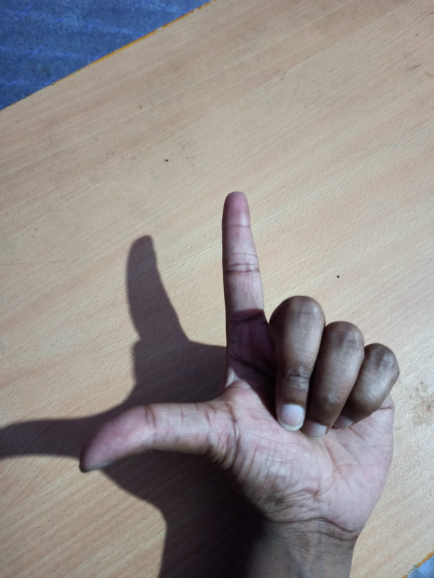
#> input picture Mosiac_project/gesture/L shape.jpeg, 868 x 1156 px (shown at 1/2 size)
$ python -i img_thresholding.py   (imports and definitions only)   (older library calls are emulated)
#> lines starting #> are read from the running program, lines starting #| are printed output that depends on the picture; after the words box and inside, x2 and y2 are one past the last pixel; in counts of white or black regions, pixels touching at a corner belong together
#> further down, picture is the input picture: shape (1156, 868, 3); mean B, G, R 139.6, 140.8, 146.5
# -*- coding: utf-8 -*-
"""
Created on Wed Apr  5 19:47:04 2017

@author: pc
"""

import cv2
import numpy as np
import math, time


hsv_thresh_lower=180
gaussian_ksize=11
gaussian_sigma=0
morph_elem_size=12
median_ksize=3

'''
capture_box_count=9
capture_box_dim=20
capture_box_sep_x=8
capture_box_sep_y=18
capture_pos_x=480
capture_pos_y=150
cap_region_x_begin=0.5 # start point/total width
cap_region_y_end=0.8 # start point/total width


def getting_hsv_histogram(frame_in,box_x,box_y):
    hsv = cv2.cvtColor(frame_in, cv2.COLOR_BGR2HSV)
    ROI = np.zeros([capture_box_dim*capture_box_count,capture_box_dim,3], dtype=hsv.dtype)
    for i in range(capture_box_count):
        ROI[i*capture_box_dim:i*capture_box_dim+capture_box_dim,0:capture_box_dim] = hsv[box_y[i]:box_y[i]+capture_box_dim,box_x[i]:box_x[i]+capture_box_dim]
    hand_hist = cv2.calcHist([ROI],[0, 1], None, [200, 256], [0, 200, 0, 256])
    cv2.normalize(hand_hist,hand_hist, 0, 255, cv2.NORM_MINMAX)
    return hand_hist
'''

# 2. Filters and threshold
def thresholding(frame_in,hand_hist):

    frame_in = cv2.medianBlur( frame_in, 3)
    hsv = cv2.cvtColor( frame_in, cv2.COLOR_BGR2HSV)
#> hsv: shape (1156, 868, 3); mean H, S, V 60, 38.2, 152.1
    back_projection = cv2.calcBackProject( [hsv], [0,1], hand_hist, [0,200,0,256], 1)
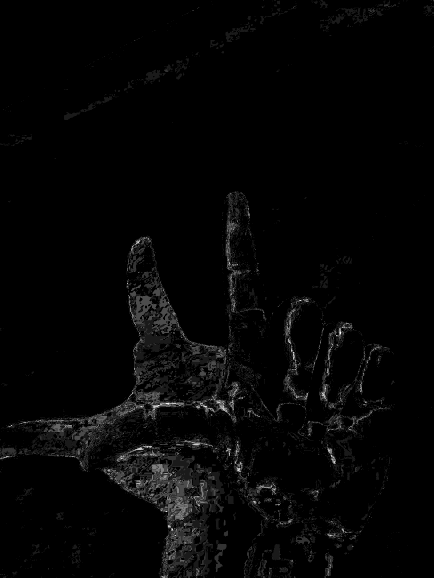
#> back_projection: shape (1156, 868) (shown at 1/2 size); min 0, max 255, mean 5.2
    disc = cv2.getStructuringElement( cv2.MORPH_ELLIPSE, ( morph_elem_size, morph_elem_size))
    cv2.filter2D( back_projection, -1, disc, back_projection)
    back_projection = cv2.GaussianBlur( back_projection,( gaussian_ksize, gaussian_ksize), gaussian_sigma)
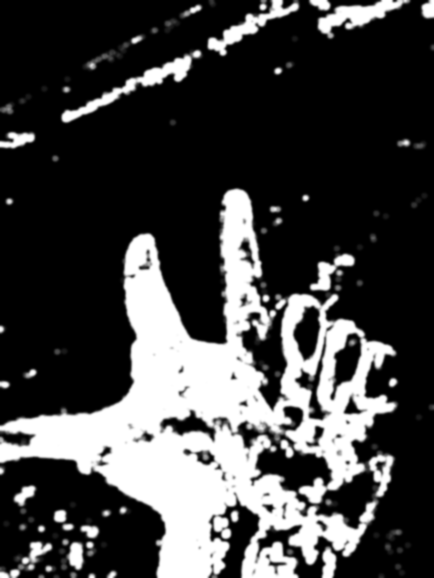
#> back_projection: shape (1156, 868) (shown at 1/2 size); min 0, max 255, mean 66.9
    back_projection = cv2.medianBlur( back_projection, median_ksize)
    ret, thresh = cv2.threshold( back_projection, hsv_thresh_lower, 255, 0)
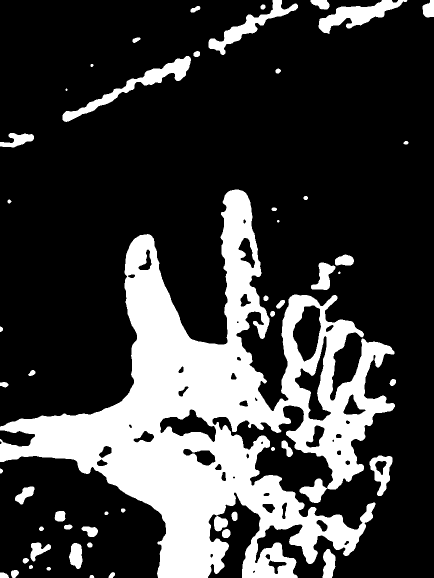
#> thresh: shape (1156, 868) (shown at 1/2 size); 23.9% white; 54 white regions (2 under 20 px)
#> ret = 180

    #thresh1 = thresh
    #thresh = cv2.merge((thresh,thresh, thresh))

    #res = cv2.bitwise_and(frame_in, thresh)

    return thresh


def roi(frame_original):


    #box_pos_x=np.array([capture_pos_x,capture_pos_x+capture_box_dim+capture_box_sep_x,capture_pos_x+2*capture_box_dim+2*capture_box_sep_x,capture_pos_x,capture_pos_x+capture_box_dim+capture_box_sep_x,capture_pos_x+2*capture_box_dim+2*capture_box_sep_x,capture_pos_x,capture_pos_x+capture_box_dim+capture_box_sep_x,capture_pos_x+2*capture_box_dim+2*capture_box_sep_x],dtype=int)
    #box_pos_y=np.array([capture_pos_y,capture_pos_y,capture_pos_y,capture_pos_y+capture_box_dim+capture_box_sep_y,capture_pos_y+capture_box_dim+capture_box_sep_y,capture_pos_y+capture_box_dim+capture_box_sep_y,capture_pos_y+2*capture_box_dim+2*capture_box_sep_y,capture_pos_y+2*capture_box_dim+2*capture_box_sep_y,capture_pos_y+2*capture_box_dim+2*capture_box_sep_y],dtype=int)

    hand_histogram=np.loadtxt("hand_histogram.csv", delimiter=",", dtype = 'float32')
    #hand_histogram=getting_hsv_histogram(frame_original,box_pos_x,box_pos_y)

    areaArray = []
    thresh = thresholding( frame_original, hand_histogram)
    #cv2.imshow('Hand Gesture Recognition v5.0',thresh2)
    contour_frame = np.copy(thresh)
    _, contours, hierarchy = cv2.findContours( contour_frame, cv2.RETR_TREE, cv2.CHAIN_APPROX_SIMPLE)
#> contours = 97 contours, 8 with area under 20; largest, box (x1, y1, x2, y2) and area: (0, 379, 790, 1156) 227157, (125, 112, 382, 244) 5030, (637, 0, 815, 68) 4406, (585, 610, 643, 724) 4358, (417, 0, 596, 110) 3840

    for i, c in enumerate(contours):
        area = cv2.contourArea(c)
        areaArray.append(area)
#> this loop made 97 passes
#> area on passes 1 to 12: 35.5, 138.5, 87.5, 171, 40, 40.5, 88, 1052, 986.5, 73.5, 714.5, 225.5
#> after the loop, areaArray = 97 values, max 227157 at index 40, min 10 at index 85, mean 2840.3


    sorteddata = sorted(zip(areaArray, contours), key=lambda x: x[0], reverse=True)
#> sorteddata = 97 items

    #find the nth largest contour [n-1][1], in this case 2
    largestcontour = sorteddata[0][1]
#> largestcontour = contour of 2966 points, box (x1, y1, x2, y2) (0, 379, 790, 1156), area 227157

    #cv2.drawContours(frame_original, [largestcontour], 0, (0,255,0), 3)

    (x, y, w, h) = cv2.boundingRect(largestcontour)
#> x = 0; y = 379; w = 790; h = 777
    roi = frame_original[y:y+h, x:x+w]
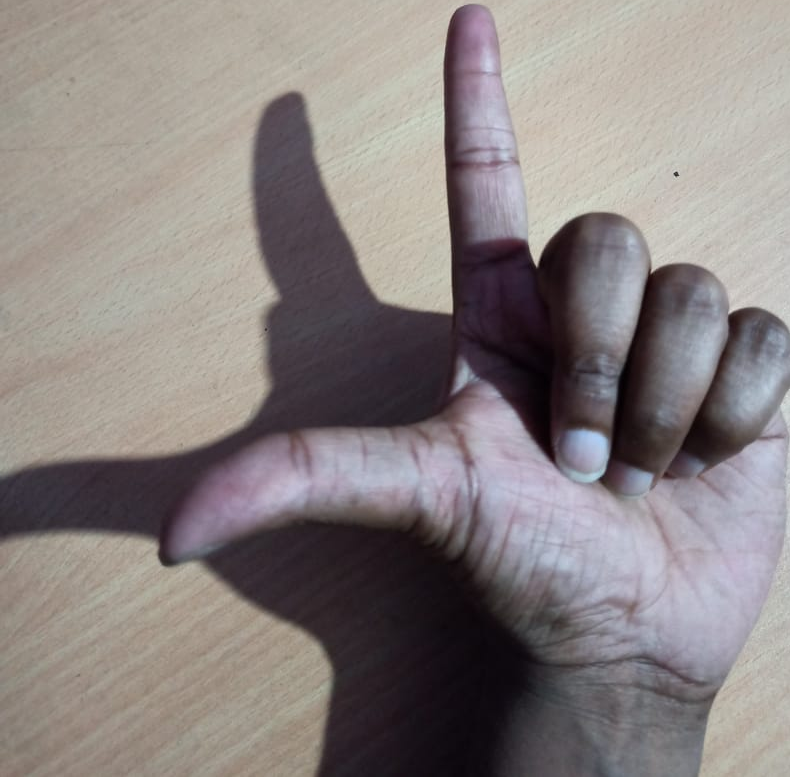
#> roi: shape (777, 790, 3); mean B, G, R 129.2, 130.3, 137.8
    #gray= cv2.cvtColor(roi,cv2.COLOR_BGR2GRAY)
    roi = cv2.resize( roi, (152, 152), interpolation = cv2.INTER_CUBIC)
#> roi: shape (152, 152, 3)
    #roi, thresh2 = thresholding(roi, hand_histogram)
    gray = cv2.cvtColor( roi, cv2.COLOR_BGR2GRAY)
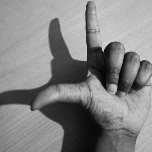
#> gray: shape (152, 152); min 2, max 221, mean 132.4
    blur = cv2.GaussianBlur( gray, (5,5), 0)
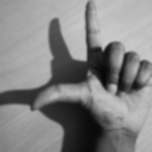
#> blur: shape (152, 152); min 6, max 204, mean 132.4
    ret, roi = cv2.threshold( blur, 10, 255, cv2.THRESH_BINARY_INV+cv2.THRESH_OTSU)
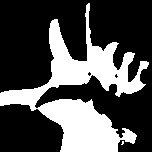
#> roi: shape (152, 152); 30.9% white; 2 white regions (1 under 20 px), largest, box (x1, y1, x2, y2) and area: (0, 3, 149, 152) 7132
#> ret = 111


    # Display frame in a window
    #cv2.imshow('Hand Gesture',frame_original)
    #cv2.imshow('Hand Gesture2',roi)

    return roi


>>> import cv2
>>> picture = cv2.imread('gesture/L shape.jpeg')
>>> result = roi(picture)

$ run again, on Mosiac_project/gesture/five.jpeg
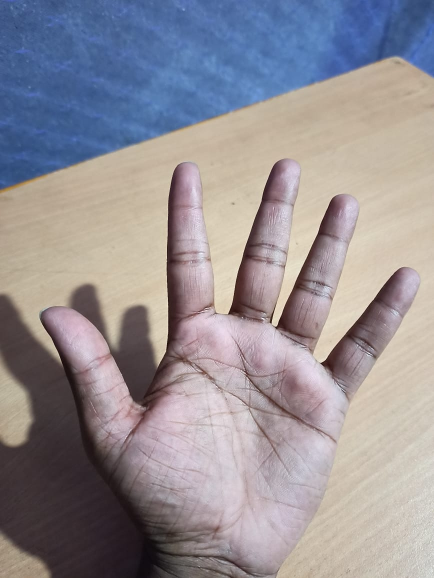
#> input picture Mosiac_project/gesture/five.jpeg, 868 x 1156 px (shown at 1/2 size)
#> picture is the input picture: shape (1156, 868, 3); mean B, G, R 149.6, 143.8, 148.9
#> hsv: shape (1156, 868, 3); mean H, S, V 86.3, 58.9, 166.2
#> in thresholding, `ret, thresh = cv2.threshold( back_projection, hsv_thresh_lower, 255, 0)`:
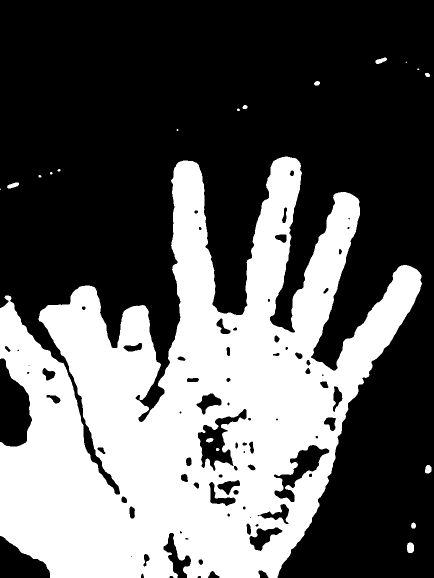
#> thresh: shape (1156, 868) (shown at 1/2 size); 37.2% white; 19 white regions (4 under 20 px)
#> in thresholding, `ret, thresh = cv2.threshold( back_projection, hsv_thresh_lower, 255, 0)`: ret = 180
#> contours = 91 contours, 20 with area under 20; largest, box (x1, y1, x2, y2) and area: (0, 313, 844, 1156) 388034, (395, 817, 494, 943) 4654, (547, 889, 660, 1005) 4179, (498, 1054, 566, 1103) 1514, (392, 786, 444, 830) 1066
#> the loop in roi, `for i, c in enumerate(contours):` made 91 passes
#> area on passes 1, 2, 3, 5, 9, 10, 12, 13: 229.5, 78, 158, 153.5, 388033.5, 88.5, 197.5, 23.5
#> after the loop in roi, `for i, c in enumerate(contours):`: areaArray = 91 values, max 388033.5 at index 8, min 1 at index 3, mean 4510.2
#> sorteddata = 91 items
#> largestcontour = contour of 2716 points, box (x1, y1, x2, y2) (0, 313, 844, 1156), area 388034
#> x = 0; y = 313; w = 844; h = 843
#> in roi, `ret, roi = cv2.threshold( blur, 10, 255, cv2.THRESH_BINARY_INV+cv2.THR..`:
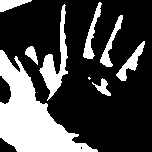
#> roi: shape (152, 152); 28.3% white; 9 white regions (1 under 20 px), largest, box (x1, y1, x2, y2) and area: (0, 50, 98, 152) 4163, (39, 4, 68, 101) 885, (116, 41, 145, 81) 345
#> in roi, `ret, roi = cv2.threshold( blur, 10, 255, cv2.THRESH_BINARY_INV+cv2.THR..`: ret = 128

$ run again, on Mosiac_project/gesture/four.jpeg
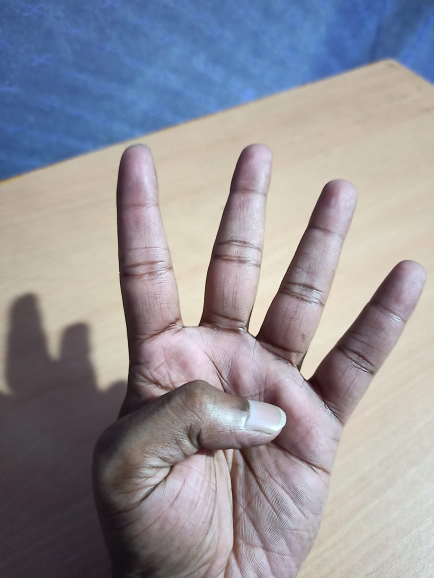
#> input picture Mosiac_project/gesture/four.jpeg, 868 x 1156 px (shown at 1/2 size)
#> picture is the input picture: shape (1156, 868, 3); mean B, G, R 153.3, 145.4, 147.1
#> hsv: shape (1156, 868, 3); mean H, S, V 87.1, 54, 166
#> thresh: shape (1156, 868); 38.6% white; 18 white regions (1 under 20 px)
#> in thresholding, `ret, thresh = cv2.threshold( back_projection, hsv_thresh_lower, 255, 0)`: ret = 180
#> contours = 99 contours, 10 with area under 20; largest, box (x1, y1, x2, y2) and area: (0, 284, 853, 1156) 409359, (404, 785, 572, 872) 7500, (246, 824, 365, 896) 3264, (224, 905, 289, 997) 2370, (633, 806, 675, 921) 2283
#> the loop in roi, `for i, c in enumerate(contours):` made 99 passes
#> area on passes 1 to 8: 654.5, 1177, 138, 57.5, 86, 1004, 2170, 1451
#> after the loop in roi, `for i, c in enumerate(contours):`: areaArray = 99 values, max 409359 at index 13, min 1 at index 9, mean 4569.1
#> sorteddata = 99 items
#> largestcontour = contour of 2740 points, box (x1, y1, x2, y2) (0, 284, 853, 1156), area 409359
#> x = 0; y = 284; w = 853; h = 872
#> in roi, `ret, roi = cv2.threshold( blur, 10, 255, cv2.THRESH_BINARY_INV+cv2.THR..`:
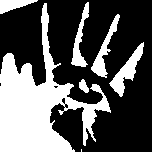
#> roi: shape (152, 152); 35.2% white; 7 white regions (1 under 20 px), largest, box (x1, y1, x2, y2) and area: (0, 3, 111, 152) 6235, (109, 42, 144, 97) 605, (91, 14, 120, 78) 490, (71, 2, 89, 67) 423, (0, 0, 38, 14) 292, (79, 79, 89, 93) 87
#> in roi, `ret, roi = cv2.threshold( blur, 10, 255, cv2.THRESH_BINARY_INV+cv2.THR..`: ret = 135
